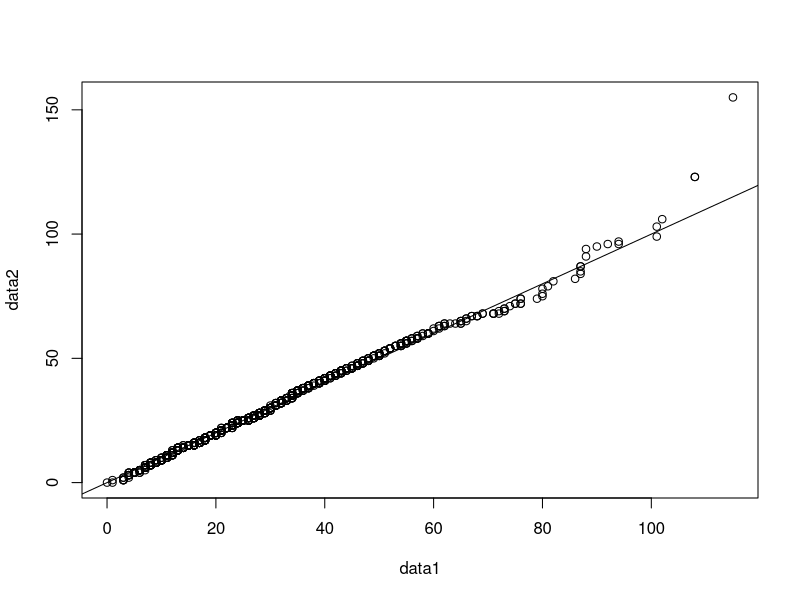

This figure's R source: (Note: this script raises an error after producing the figure.)
## ---- chunk 1
knitr::opts_chunk$set(echo = TRUE)
## ---- chunk 2
alpha = trueR = 3; ## Try 3, 30 and 300.
N = 1000
mu = 30
beta = mu/alpha
trueP = 1/(beta+1)
data1 = rnbinom(N, size=alpha, prob=trueP)
## ---- chunk 3
theGammas = rgamma(N, shape=alpha, scale=1/trueP - 1)
data = data2 = rpois(N, theGammas)
qqplot(data1, data2)
abline(a=0,b=1)
## ---- chunk 4
pHatStart = dataMean/dataVar
rHatStart = dataMean*pHatStart/(1-pHatStart)
pHatStart = pHatStart/10
rHatStart = rHatStart * 10
## ---- chunk 5
nIters = 1000
rHatVec = rep(NA, nIters)
rHatVec[1] = rHatStart
pHatVec = rep(NA, nIters)
pHatVec[1] = pHatStart
for(iter in 2:nIters) {
  rHat = rHatVec[iter-1]
  pHat = N*rHat/(N*rHat+sum(data))
  ## Or, 1/(1+mean(data)/rHat)
  searchInterval = rHat*c(1/10, 10)
  rHat= uniroot(f=function(r) 
        sum(digamma(data+r)) - N*digamma(r) + N * log(pHat),
        interval=searchInterval)$root
  pHatVec[iter] = pHat;  rHatVec[iter]=rHat
}
cat(trueP, " ", trueR, "\n")
cat(pHatVec[nIters], " ", rHatVec[nIters], "\n")
plot(rHatVec, pHatVec)
pHat = pHatCM = pHatVec[nIters]
rHat = rHatCM = rHatVec[nIters]

## ---- chunk 6
plot(nSeq <- 0:100, dpois(nSeq, rHat*(1-pHat)/pHat), pch="P",
col="green", type="b")
points(nSeq, dnbinom(nSeq, size=rHat, prob=pHat), pch="N",
  col="red", type="b")
legend(x=50, y=0.06, box.col=NA,
  legend=c("Poisson","Negative binomial"), 
  pch=c("P","N"), text.col=c("green", "red"), 
  lty=c(1,1), col=c("green", "red"))
## ---- chunk 7
muHat = (data+rHat)*(1-pHat)
plot(data, muHat, ylim=range(data), pch="H", font=3, col='green')
abline(a=0,b=1)
abline(h=rHat*(1-pHat)/pHat)  ## Marginal mean.
points(data, theGammas, col='red', pch='T')
points(data, muHat, pch="H", font=3, col='green')
## ---- chunk 8
qqplot(theGammas, muHat)
abline(a=0,b=1)
## ---- chunk 9
nIters = 1000
rHatVec = rep(NA, nIters)
rHatVec[1] = rHatStart
pHatVec = rep(NA, nIters)
pHatVec[1] = pHatStart
for(iter in 2:nIters) {
  alphaStar = rHatVec[iter-1]
  alpha_I_Star = data + alphaStar
  betaStar = 1 - pHatVec[iter-1]
  T1star = sum(digamma(alpha_I_Star) + 
            log(betaStar) )
  T2star = sum(data + alphaStar) * betaStar
  searchFunction = function(betaTemp) {
    alphaTemp = (T2star/betaTemp/N)
    return(-N*digamma(alphaTemp)-N*log(betaTemp)+T1star)
  }
  searchInterval = betaStar*c(1/100, 100)
  searchResult = uniroot(f=searchFunction,
    interval=searchInterval)
  betaHat = searchResult$root
  alphaHat = T2star/betaHat/N

  pHatVec[iter] = pHat;  rHatVec[iter] = alphaHat
}
pHatEM = pHatVec[iter]
rHatEM = rHatVec[iter]
plot(rHatVec, pHatVec)
## ---- chunk 10
results = data.frame(truth=c(trueR, trueP), 
                     CM=c(rHatCM, pHatCM),
                EM=c(rHatEM, pHatEM) )
dimnames(results)[[1]] = c("R", "P")
results
